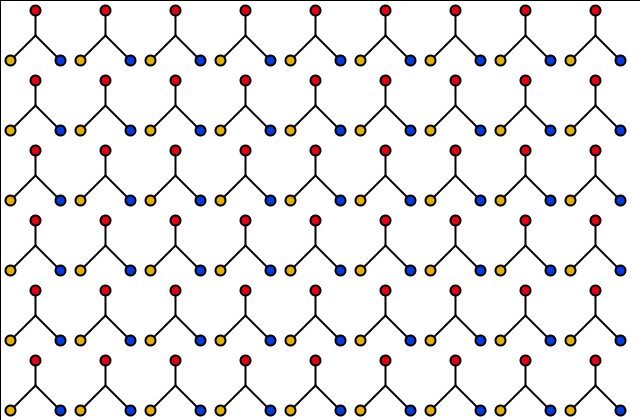
Frame 1 (no input)
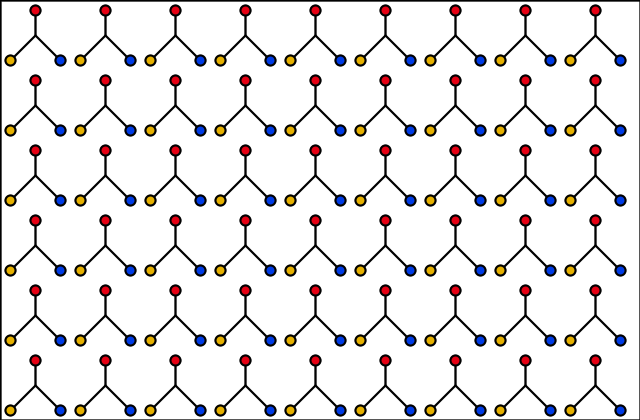
Frame 60 (the mouse pressed at the canvas centre just before this capture)
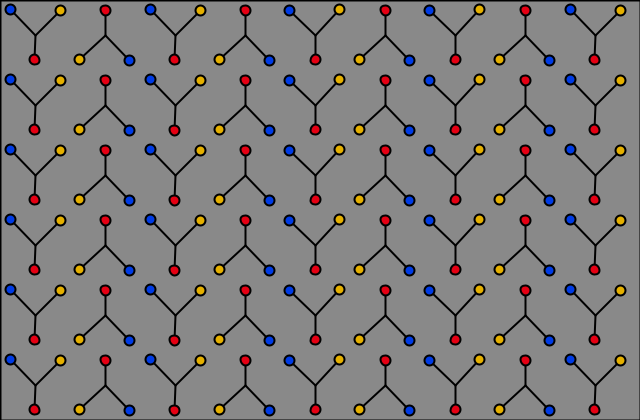
Frame 120 (the mouse held since frame 60 and released just before this capture)

The Processing sketch that drew these frames (run headless with seeded random() and noise(); from frame 60 on, the mouse is pressed at the canvas centre):

// Processing sketch: processing_96393
// ── processing_96393.pde

//Elaine_Project 1
//I made a shape that connected three point with a function called drawShape 
//After that I used for for loops to duplicate the same shape. 
//After that I made each of them rotate according to the mouse
//I wanted to make them rotate at different speed according to the distance between each shape. So the closer a shape is to the mouse the faster it turn. BUT i failed to figure it out So I just created a variable called shapeR that determines how many times each column of shape rotates in the same amount of time. 
//After making them rotate I realize I really enjoyed the traces of the shape after the program starts running so I layered a rectangular transparency on top of the background so you can see a little bit of trace.
//After accomplishing that I added a conditional statement so that when mousepressed you can change backgroun color and see what the shape looks like when theres no transparency/traces
//The end I changed the colors for my shape to add a little more life to this. 
//This would be cool if theres music to go with it
 
 
int rotation;                                       //variable for rotation
 
void setup() {
  size(640, 420);
  smooth();
  background(255);
}
 
void draw() {
 if (mousePressed) {
    background(random(0, 100));
  }                                                   //if mouse is pressed the background colour changes 
   fill(255, 130);
  rect(0, 0, width, height);                          //The rectangle on top of the background that allows that allows you to see trace of the shape rather than a constant white background
  rotation = (360* mouseX)/width;                     //This is for the direction of the rotation
 
  for (int i = 0; i < 9; i++) {                       //The for loop for duplicating my shape ( define variable, how many, 
    for (int j = 0; j < 6; j++) {
 
                                                     
      drawShape((70*i) +35, (70*j) +35, i+1);         //function call that calls the shape I made below
    }
  }
}              
 
                                                     //function code for the shape of three circles and the lines
void drawShape(int shapeX, int shapeY, int shapeR) {
  pushMatrix();                                      // this is for the rotation of the shape. This is what makes it rotates
  translate(shapeX, shapeY);
  rotate(radians(rotation* shapeR));                 //shapeR is the third variable that determines how many full circles each column is going to turn.
  strokeWeight(2);
 
  fill(60);
  line(0, -25, 0, 0);
  fill(60);
  line(0, 0, 25, 25);
  fill(60);
  line(-25, 25, 0, 0);
  fill(229, 0, 19);
  ellipse(0, -25, 10, 10);
  fill(0, 59, 229);
  ellipse(25, 25, 10, 10);
  fill(229, 176, 0);
  ellipse(-25, 25, 10, 10);
  popMatrix();                                        //pushing it back to the original spot
}
